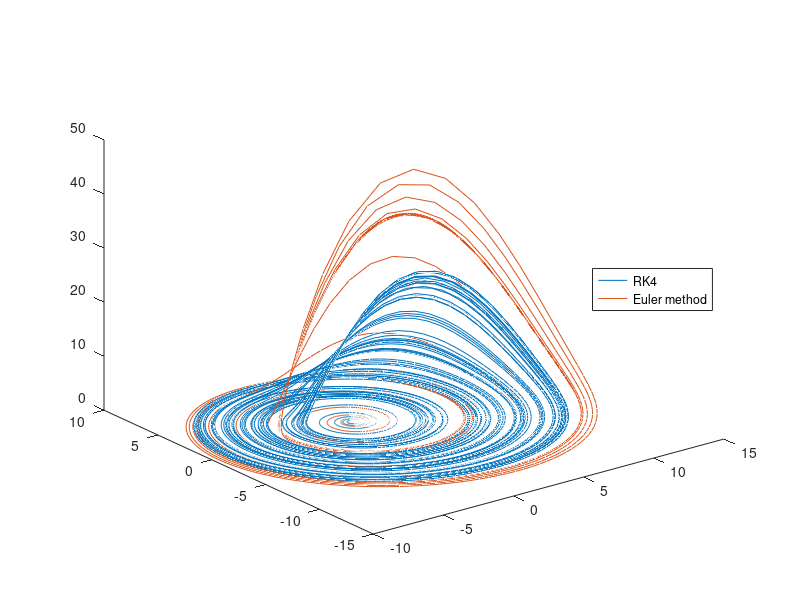

This chart was generated by the following MATLAB code:
function rossler_equation_euler_and_rk4()
    a = 0.2
    b = 0.2
    c = 5.7
    
    x0 = 0.1
    y0 = 0.2
    z0 = 0.3
    
    dt = 0.05
    N = 10000
    
    [X1, Y1, Z1] = runge_kutta_method(a, b, c, x0, y0, z0, dt, N);
    [X2, Y2, Z2] = euler_method(a, b, c, x0, y0, z0, dt, N);
    
    T = 1 : N;
    
    figure;
    plot3(X1, Y1, Z1, X2, Y2, Z2);
    legend("RK4", "Euler method", "location", "east");
end

function [X, Y, Z] = euler_method(a, b, c, x0, y0, z0, dt, N)
    X = 1 : N;
    Y = 1 : N;
    Z = 1 : N;
    
    X(1) = x0;
    Y(1) = y0;
    Z(1) = z0;
    
    for i = 1 : 1 : N - 1
        [X(i + 1), Y(i + 1), Z(i + 1)] = euler_method_1_step(a, b, c, X(i), Y(i), Z(i), dt);
    end
end

function [xa, ya, za] = euler_method_1_step(a, b, c, x, y, z, dt)
    xa = x + xt(a, b, c, x, y, z) * dt;
    ya = y + yt(a, b, c, x, y, z) * dt;
    za = z + zt(a, b, c, x, y, z) * dt;
end

function [X, Y, Z] = runge_kutta_method(a, b, c, x0, y0, z0, dt, N)
    X = 1 : N;
    Y = 1 : N;
    Z = 1 : N;
    
    X(1) = x0;
    Y(1) = y0;
    Z(1) = z0;
    
    for i = 1 : 1 : N - 1
        [X(i + 1), Y(i + 1), Z(i + 1)] = runge_kutta_method_1_step(a, b, c, X(i), Y(i), Z(i), dt);
    end
end

function [xr, yr, zr] = runge_kutta_method_1_step(a, b, c, x, y, z, h)
    ax = xt(a, b, c, x, y, z);
    ay = yt(a, b, c, x, y, z);
    az = zt(a, b, c, x, y, z);
    
    bx = xt(a, b, c, x + (h / 2) * ax, y + (h / 2) * ay, z + (h / 2) * az);
    by = yt(a, b, c, x + (h / 2) * ax, y + (h / 2) * ay, z + (h / 2) * az);
    bz = zt(a, b, c, x + (h / 2) * ax, y + (h / 2) * ay, z + (h / 2) * az);
    
    cx = xt(a, b, c, x + (h / 2) * bx, y + (h / 2) * by, z + (h / 2) * bz);
    cy = yt(a, b, c, x + (h / 2) * bx, y + (h / 2) * by, z + (h / 2) * bz);
    cz = zt(a, b, c, x + (h / 2) * bx, y + (h / 2) * by, z + (h / 2) * bz);
    
    dx = xt(a, b, c, x + h * cx, y + h * cy, z + h * cz);
    dy = yt(a, b, c, x + h * cx, y + h * cy, z + h * cz);
    dz = zt(a, b, c, x + h * cx, y + h * cy, z + h * cz);

    xr = x + (h / 6) * (ax + 2 * bx + 2 * cx + dx);
    yr = y + (h / 6) * (ay + 2 * by + 2 * cy + dy);
    zr = z + (h / 6) * (az + 2 * bz + 2 * cz + dz);
end

function res = xt(a, b, c, x, y, z)
    res = -y - z;
end

function res = yt(a, b, c, x, y, z)
    res = x + a * y;
end

function res = zt(a, b, c, x, y, z)
    res = b + z * (x - c);
end
